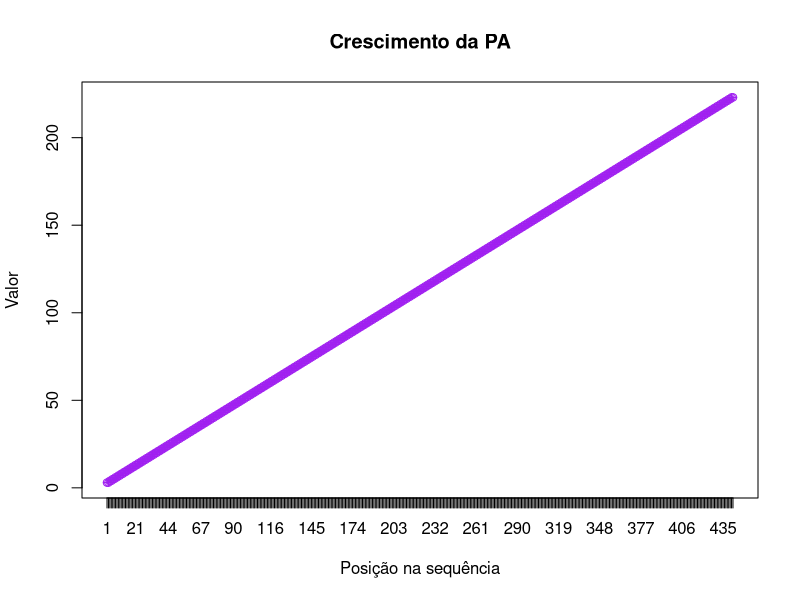

Source code (R):
#Projeto realizafo para contar quantos pontos foram necessários para fazer o xalé assimétrico 
# 1 etapa - Perceber que a recerita é uma progressão aritmética que cresce 1 ponto a cada 2 carreiras

x <- 223 # n de carreiras 

pa <- rep(3:x, each = 2)


# representação visual do crescimento do projeto
for (valor in pa) {
  cat(valor, ": ", strrep("-", valor), "\n", sep = "")
  
}

# Gráfico de representação de crescimento 

pa <- rep(3:x, each = 2)

plot(pa, type = "o", pch = 10, col = "purple",
     main = "Crescimento da PA",
     xlab = "Posição na sequência",
     ylab = "Valor",
     xaxt = "n")
axis(1, at = 1:length(pa), labels = 1:length(pa))    

sum(pa)

# calculando o tamanho do xale por que vai chegar um momento que nao vai dar para calcular certinho por conta do tamanho da agulha. 

hipotenusa <- 65
cateto_oposto <- 44

cateto_adjacente <- sqrt(hipotenusa^2 - cateto_oposto^2)

cat("Cateto adjacente:", cateto_adjacente, "\n")
